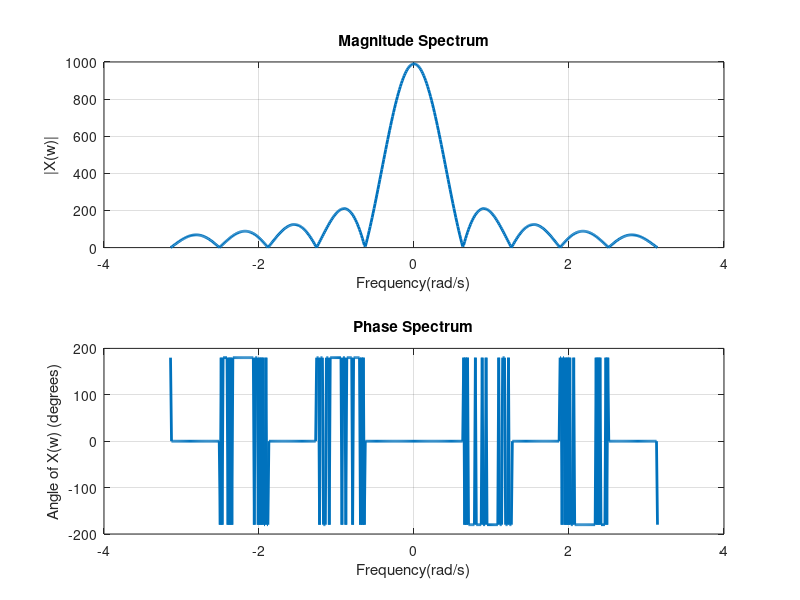

MATLAB code for this plot:
clc;
clear all;
close all;
To = 0.001; % Signal Period
Fs = 5000;% Sa1mpling Frequency which is greater than Nyquist Rate
Ts = 1/Fs;
t = -To:To/100:To; % Time axis for continuous signal
xc = (sinc(100*t)).^2;% continuous signal
t1 = -To:Ts/100:To; % Sampled time axis
xs = sinc(100*t1).^2; % Sampled Signal
n=t1/Ts;
M = 501; % Number of points in digital frequency grid
w = linspace(-pi, pi, M); % Defining digital frequency grid
X = zeros(1, length(w)); % Defining the spectrum vector of x

% To find out X, we need to carry out the sum in equation (4)
for i1=1:M
    for i2=1:length(xs)
        X(i1)=X(i1)+xs(i2)*exp(-1i*w(i1)*n(i2));    
    end
end

figure(2)
subplot(211)
plot(w, abs(X), 'Linewidth', 2);
title('Magnitude Spectrum');
ylabel('|X(w)|');
xlabel('Frequency(rad/s)');
grid on
subplot(212)
plot(w, angle(X)*180/pi, 'Linewidth', 2);
title('Phase Spectrum');
ylabel('Angle of X(w) (degrees)');
xlabel('Frequency(rad/s)');
grid on
